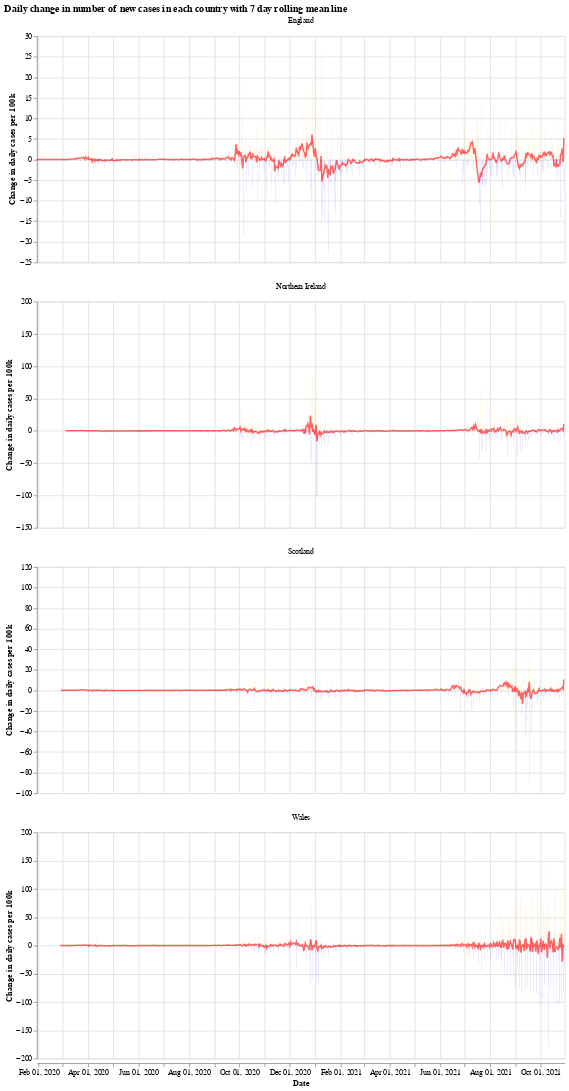

Notebook source saved alongside this figure:
### Markdown cell above
We will use the Python library `Altair` for visualising the data, see the [altair docs](https://altair-viz.github.io/) for more information.

First we have a graph which shows the daily change in the number of new cases for each country. This number jumps up and down all over the place, which is likely due to delay in reporting of new cases over the weekend. Another interesting thing is that it looks like the daily cases in Wales experienced a much shorter period of calm over the summer (calm in the sense of daily cases not jumping up and down).

The orange bars are days when the number of new cases (per 100k population) was more than the previous day, while the blue are days when the number of new cases dropped. The red line is the 7 day moving average. 

When the moving average line is below 0, it means that there is a consistent drop in new cases. We can see this clearly happening around the times that lockdowns were introduced (though, to varying degrees). I will update the graphs soon with a marker of when each lockdown started.

### Code cell
# collapse
import altair as alt

bars = alt.Chart(uk_cases).mark_bar().encode(
    x=alt.X("yearmonthdate(date):T", axis=alt.Axis(title='Date')),
    y=alt.Y("casesChangeRate:Q", axis=alt.Axis(title='Change in daily cases per 100k')),
    tooltip='casesChange',
    color=alt.condition(
        alt.datum.casesChangeRate > 0,
        alt.value("orange"),  # The positive color
        alt.value("blue")  # The negative color
    )
).properties(title='Daily change in number of new cases with 7 day rolling mean',width=700).interactive()

line = alt.Chart(uk_cases).mark_line(
    color='red',
    size=2,
    opacity=0.6
).transform_window(
    rolling_mean='mean(casesChangeRate)',
    frame=[0, 7],
    groupby=['areaName']
).encode(
    x='yearmonthdate(date):T',
    y='rolling_mean:Q'
)

alt.layer(bars, line, data=uk_cases).facet(alt.Column(
    'areaName', title=''), columns=1).resolve_scale(y='independent').properties(title='Daily change in number of new cases in each country with 7 day rolling mean line')

### Figure 1 — Vega-Lite specification as saved in the notebook (floating-point values rounded to 4 significant figures; data arrays with more than 128 entries replaced by an {"elided": "..."} marker saying what was removed)
{"config": {"view": {"continuousWidth": 400, "continuousHeight": 300}}, "data": {"name": "data-5b9454c4beaa3ad83016b5cb977b4b01"}, "facet": {"type": "nominal", "field": "areaName", "title": ""}, "spec": {"layer": [{"mark": "bar", "encoding": {"color": {"condition": {"value": "orange", "test": "(datum.casesChangeRate > 0)"}, "value": "blue"}, "tooltip": {"type": "quantitative", "field": "casesChange"}, "x": {"type": "temporal", "axis": {"title": "Date"}, "field": "date", "timeUnit": "yearmonthdate"}, "y": {"type": "quantitative", "axis": {"title": "Change in daily cases per 100k"}, "field": "casesChangeRate"}}, "selection": {"selector001": {"type": "interval", "bind": "scales", "encodings": ["x", "y"]}}, "title": "Daily change in number of new cases with 7 day rolling mean", "width": 700}, {"mark": {"type": "line", "color": "red", "opacity": 0.6, "size": 2}, "encoding": {"x": {"type": "temporal", "field": "date", "timeUnit": "yearmonthdate"}, "y": {"type": "quantitative", "field": "rolling_mean"}}, "transform": [{"window": [{"op": "mean", "field": "casesChangeRate", "as": "rolling_mean"}], "frame": [0, 7], "groupby": ["areaName"]}]}]}, "columns": 1, "resolve": {"scale": {"y": "independent"}}, "title": "Daily change in number of new cases in each country with 7 day rolling mean line", "$schema": "https://vega.github.io/schema/vega-lite/v4.8.1.json", "datasets": {"data-5b9454c4beaa3ad83016b5cb977b4b01": {"elided": "2464 records"}}}
